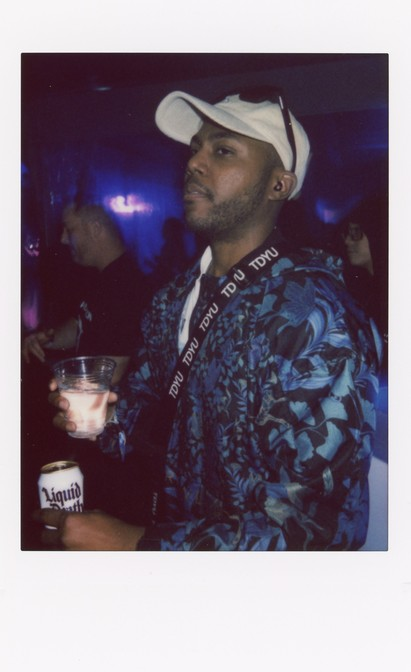
#> input picture our-polaroid-project/events/dreamstate-2023/photos/dreamstate-3ce18b46880782533c07.jpg, 411 x 672 px; its folder holds only this picture in this run
$ python -i matching.py   (imports and definitions only)
#> lines starting #> are read from the running program, lines starting #| are printed output that depends on the picture; after the words box and inside, x2 and y2 are one past the last pixel; in counts of white or black regions, pixels touching at a corner belong together
"""Local whole-image matching. No face detection, embeddings, identity or network calls."""
from pathlib import Path, PurePosixPath
import hashlib,json,re,stat,zipfile,shutil,unicodedata

# [5 lines left out: function sha, not called in this run]

def canonical(value):return json.dumps(value,sort_keys=True,separators=(',',':'),ensure_ascii=False).encode()
def digest(value):return hashlib.sha256(canonical(value)).hexdigest()
def name_key(value):return re.sub(r'\s*\(\d+\)(?=\.[^.]+$)','',Path(value).name).casefold()

# [26 lines left out: function extract_zip, not called in this run]

def image_features(path):
 import numpy as np
 from PIL import Image,ImageOps
 with Image.open(path) as opened:
#> opened is the input picture: PIL image 411x672 RGB; mean R, G, B 125.4, 114, 126.5
  image=ImageOps.exif_transpose(opened).convert('RGB')
  width,height=image.size;exif=opened.getexif()
#> after `width, height = image.size`: width = 411; height = 672
  metadata={'width':width,'height':height,'format':opened.format,'dateTimeOriginal':exif.get(36867),'dateTime':exif.get(306)}
  # Pixel hash uses actual decoded dimensions, not a resize: only lossless equivalents group automatically.
  pixels=hashlib.sha256(f'{width}x{height}:RGB:'.encode()+image.tobytes()).hexdigest()
  base=image.copy();base.thumbnail((384,384))
  # Compare the complete photographic rectangle rather than matching white paper margins.
  # This is global border geometry; no face/person detector or semantic region is used.
  array=np.asarray(base,dtype=np.float32);bh,bw=array.shape[:2]
#> after `bh, bw = array.shape[:2]`: bh = 384; bw = 235
  corners=[array[:max(2,bh//25),:max(2,bw//25)],array[:max(2,bh//25),-max(2,bw//25):],array[-max(2,bh//25):,:max(2,bw//25)],array[-max(2,bh//25):,-max(2,bw//25):]]
  if all(float(c.mean())>225 for c in corners):
   ink=array.mean(axis=2)<222;ys=np.where(ink.mean(axis=1)>.35)[0];xs=np.where(ink.mean(axis=0)>.35)[0]
#> after `ink = array.mean(axis=2) < 222`:
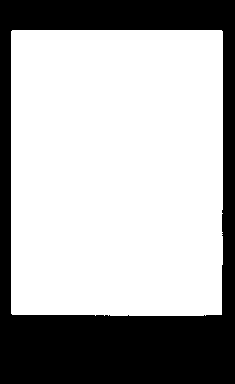
#> ink: shape (384, 235) bool; 67% white; 1 black region, box (x1, y1, x2, y2) and area: (0, 0, 235, 384) 29799
#> after `ys = np.where(ink.mean(axis=1) > 0.35)[0]`: ys = 286 values from 30 to 315
#> after `xs = np.where(ink.mean(axis=0) > 0.35)[0]`: xs = 212 values from 11 to 222
   if len(xs) and len(ys):
    box=(int(xs[0]),int(ys[0]),int(xs[-1])+1,int(ys[-1])+1)
#> box = (11, 30, 223, 316)
    if (box[2]-box[0])*(box[3]-box[1])>=bw*bh*.45:base=base.crop(box);metadata['paperTrimBox']=box
#> after `base = base.crop(box)`:
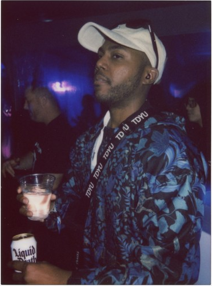
#> base: PIL image 212x286 RGB; mean R, G, B 67.1, 51.1, 68.6
  k=np.arange(8)[:,None];n=np.arange(32)[None,:];cos=np.cos(np.pi*(2*n+1)*k/64)
  signatures=[]
  for turns in range(4):
   rotated=base.rotate(90*turns,expand=True)
   for crop in [0,.06,.12]:
    w,h=rotated.size;view=rotated.crop((int(w*crop),int(h*crop),int(w*(1-crop)),int(h*(1-crop))))
    grey=np.asarray(view.convert('L').resize((32,32),Image.Resampling.LANCZOS),dtype=np.float32)
    freq=cos@grey@cos.T;bits=freq>np.median(freq.flatten()[1:]);bits[0,0]=False
    phash=int(''.join('1' if b else '0' for b in bits.flatten()),2)
    rgb=np.asarray(view.resize((24,24),Image.Resampling.BILINEAR),dtype=np.float32)/255
    flat=rgb.mean(axis=2).flatten();flat=(flat-flat.mean())/(flat.std()+1e-6)
    signatures.append({'rotationCCW':turns*90,'borderCrop':crop,'phash':phash,'grey':flat.astype(np.float32),'rgb':rgb.astype(np.float32)})
#> this loop made 4 passes
#> pass 2, in image_features, `rotated=base.rotate(90*turns,expand=True)`:
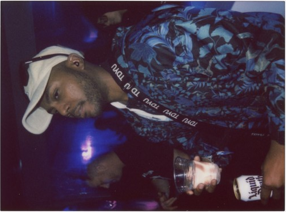
#> rotated: PIL image 286x212 RGB; mean R, G, B 67.1, 51.1, 68.6
#> pass 3, in image_features, `rotated=base.rotate(90*turns,expand=True)`:
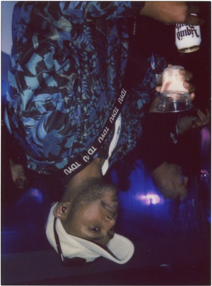
#> rotated: PIL image 212x286 RGB; mean R, G, B 67.1, 51.1, 68.6
#> after the loop:
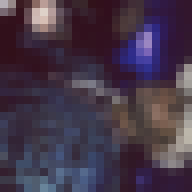
#> rgb: shape (24, 24, 3) float32 (shown 8 times larger); mean R, G, B 0.269, 0.214, 0.287
#> after the loop, signatures = 12 items
 return {'metadata':metadata,'pixelSha256':pixels,'signatures':signatures}

# [45 lines left out: function match_images, not called in this run]

>>> result = image_features('../../our-polaroid-project/events/dreamstate-2023/photos/dreamstate-3ce18b46880782533c07.jpg')
#> result = 3 items

$ run again, on our-polaroid-project/events/dreamstate-2023/photos/dreamstate-a386d252f2c452c1e614.jpg
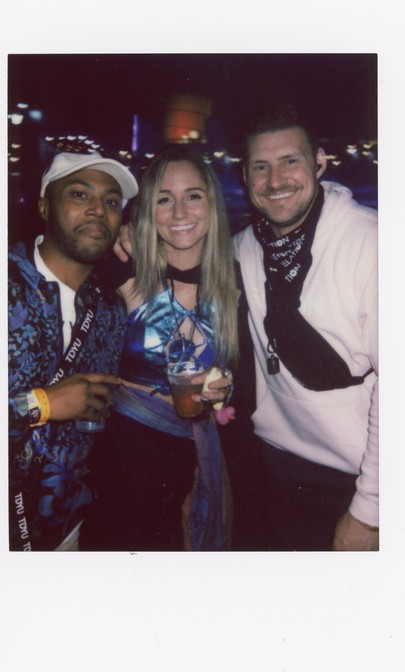
#> input picture our-polaroid-project/events/dreamstate-2023/photos/dreamstate-a386d252f2c452c1e614.jpg, 405 x 672 px
#> in image_features, opened is the input picture: PIL image 405x672 RGB; mean R, G, B 136.6, 123.1, 129.5
#> in image_features, `ink = array.mean(axis=2) < 222`:
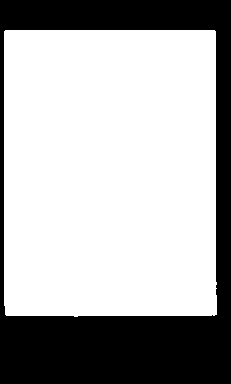
#> ink: shape (384, 231) bool; 68.4% white; 1 black region, box (x1, y1, x2, y2) and area: (0, 0, 231, 384) 28059
#> ys = 286 values from 30 to 315
#> xs = 212 values from 4 to 215
#> box = (4, 30, 216, 316)
#> after the loop in image_features, `for turns in range(4):`:
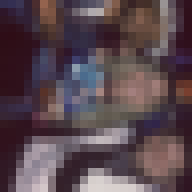
#> rgb: shape (24, 24, 3) float32 (shown 8 times larger); mean R, G, B 0.348, 0.279, 0.307
#> after the loop in image_features, `for turns in range(4):`: signatures = 12 items
#> result = 3 items

$ run again, on our-polaroid-project/events/dreamstate-2023/photos/dreamstate-bb4dd2f9092d70c3830f.jpg
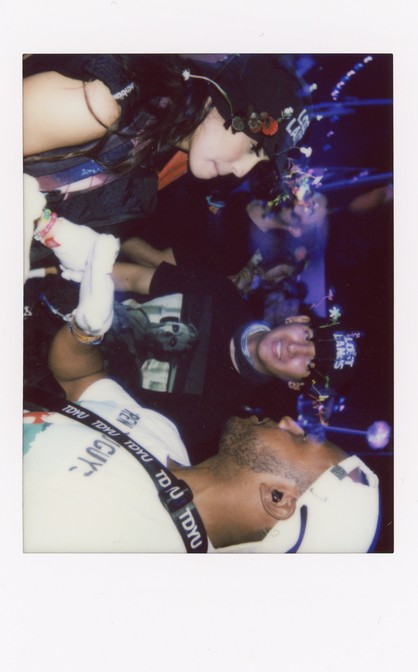
#> input picture our-polaroid-project/events/dreamstate-2023/photos/dreamstate-bb4dd2f9092d70c3830f.jpg, 418 x 672 px
#> in image_features, opened is the input picture: PIL image 418x672 RGB; mean R, G, B 152.5, 140.5, 147
#> in image_features, `ink = array.mean(axis=2) < 222`:
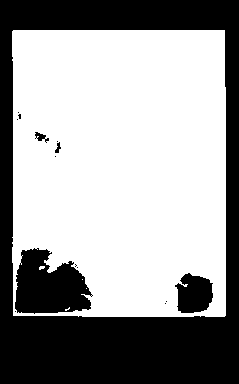
#> ink: shape (384, 239) bool; 61.2% white; 15 black regions (10 under 20 px), largest, box (x1, y1, x2, y2) and area: (0, 0, 239, 384) 30734, (15, 248, 93, 314) 3589, (175, 273, 213, 313) 1144, (35, 132, 49, 143) 71, (55, 142, 61, 153) 35
#> ys = 287 values from 30 to 316
#> xs = 213 values from 13 to 225
#> box = (13, 30, 226, 317)
#> after the loop in image_features, `for turns in range(4):`:
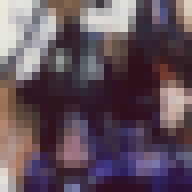
#> rgb: shape (24, 24, 3) float32 (shown 8 times larger); mean R, G, B 0.379, 0.312, 0.355
#> after the loop in image_features, `for turns in range(4):`: signatures = 12 items
#> result = 3 items
